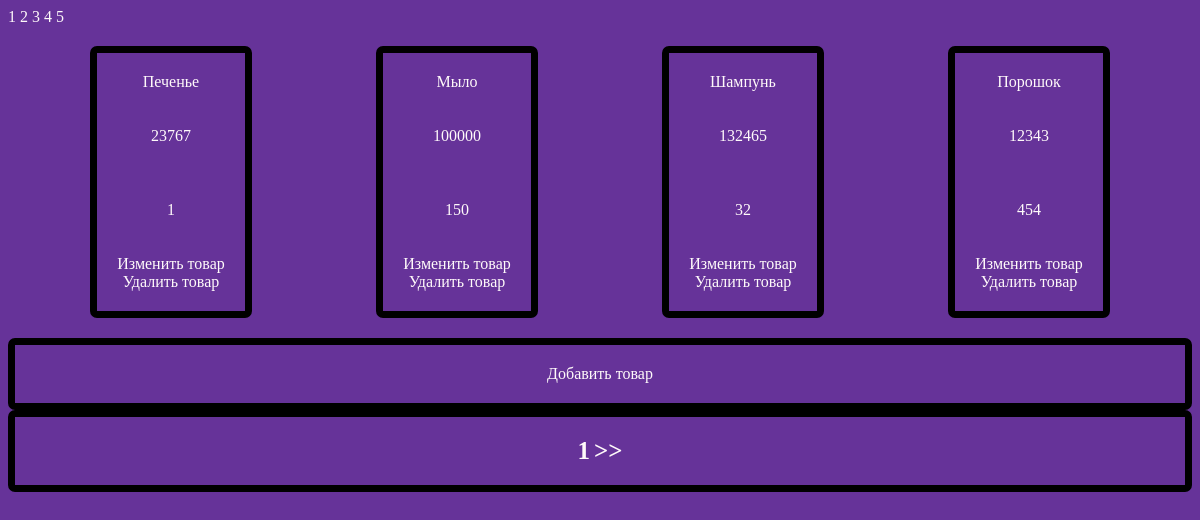
Screenshot of /app/index/?page=1&limit=4 with the database file from the repository.
### items/models.py (models this page shows, shortened)
class Item(mod.Model):
    name = mod.CharField(verbose_name="Name", max_length=70)
    slug = mod.CharField("Slug", max_length=90)
    description = mod.TextField("Description")
    price = mod.IntegerField('Price')
    count = mod.IntegerField('Count')
    category = mod.ForeignKey(Category, on_delete=mod.CASCADE)
    updated_at = mod.DateTimeField("Updated at", auto_now=True)
    class Meta:
        verbose_name = 'Товар'
        verbose_name_plural = 'Товары'
        ordering = ['id']

### items/views.py (the view)
# urls.py: path('index/', index, name='index'),
def index(request):
    page = int(request.GET.get('page', 1))
    limit = int(request.GET.get('limit', 5))
    offset = int((page - 1) * limit)
    items = Item.objects.all()
    all_p = math.ceil(len(items) / limit)
    items = items[offset:offset + limit]
    return render(request, 'items/index.html',
                  {'items': items,
                   'page': page,
                   'limit': limit,
                   'all_p': all_p,
                   })

### templates/items/index.html (shortened to what this page needs)
{% extends 'base.html' %}
{% load static %}
{% block style %}
<link rel="stylesheet" href="{% static 'css/style.css' %}">
{% endblock style %}
{% block content %}
<a href="{% url 'index' %}?page=1&limit=1">1</a>
<a href="{% url 'index' %}?page=1&limit=2">2</a>
<a href="{% url 'index' %}?page=1&limit=3">3</a>
<a href="{% url 'index' %}?page=1&limit=4">4</a>
<a href="{% url 'index' %}?page=1&limit=5">5</a>
<div class="cards">
{% for item in items %}
<div>
    <a href="{% url 'get_item' item.id %}">{{item.name}}</a>
        <p>{{ item.price }}</p>
        <p>{{ item.count }}</p>
    <a href="{% url 'izmen' item.id %}">Изменить товар</a>
    <br>
    <a href="{% url 'udalenie' item.id %}">Удалить товар</a>
</div>
{% endfor %}
</div>
<div>
    <a href="{% url 'dobavlenie' %}">Добавить товар</a>
</div>
<div class="pages">
    <span>{{page}}</span>
    {% if page < all_p %}
        <a href="{% url 'index' %}?page={{page|add:1}}&limit={{limit}}"> >> </a>
    {% endif %}
</div>
{% endblock content %}

### static/css/style.css (style rules this page uses)
body { background-color: rebeccapurple; }
div { color: snow; padding: 20px; border: 7px solid ; border-color: black; border-radius: 7px; text-align: center; }
a { text-align: center; color: snow; text-decoration:none }
p { color: snow; padding: 20px; border: 7px; border-color: black; border-radius: 7dvb; text-align: center; }
.cards { border: 0px solid ; display:flex; justify-content: space-around; flex-wrap:wrap; }
.pages a { font-size: 25px; font-weight: 600; }
span { font-size: 25px; font-weight: 600; }

### rows the page displays
Item: name "Печенье", price "23767", count "1"
Item: name "Мыло", price "100000", count "150"
Item: name "Шампунь", price "132465", count "32"
Item: name "Порошок", price "12343", count "454"

### other values shown
{{ page }} "1"
